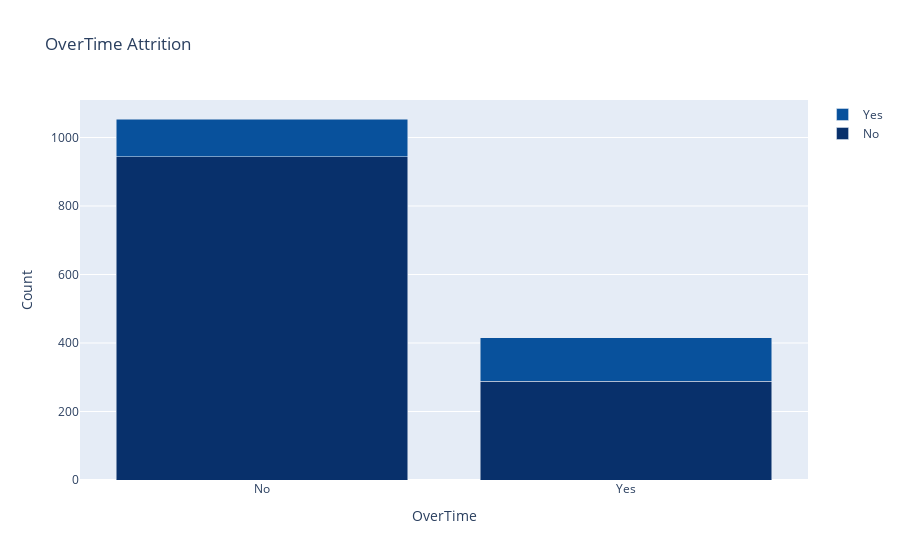

Here is the notebook cell this chart was saved with:
### Code cell
# Create the stacked bar chart
OverTime = eda_employee.groupby(['OverTime', 'Attrition']).size().unstack(fill_value=0)
fig = go.Figure(data=[
    go.Bar(x=OverTime.index, y=OverTime[0], name='No'),
    go.Bar(x=OverTime.index, y=OverTime[1], name='Yes')
])

fig.update_layout(
    title='OverTime Attrition',
    xaxis_title='OverTime',
    yaxis_title='Count',
    barmode='stack',
    colorway=px.colors.sequential.Blues_r
)

fig.show()

### Figure 1 — Plotly figure (JSON) as saved in the notebook; plotly's stock layout.template omitted (floating-point values rounded to 4 significant figures)
{"data": [{"name": "No", "type": "bar", "x": ["No", "Yes"], "y": [944, 289]}, {"name": "Yes", "type": "bar", "x": ["No", "Yes"], "y": [110, 127]}], "layout": {"autosize": true, "barmode": "stack", "colorway": ["rgb(8,48,107)", "rgb(8,81,156)", "rgb(33,113,181)", "rgb(66,146,198)", "rgb(107,174,214)", "rgb(158,202,225)", "rgb(198,219,239)", "rgb(222,235,247)", "rgb(247,251,255)"], "title": {"text": "OverTime Attrition"}, "xaxis": {"autorange": true, "range": [-0.5, 1.5], "title": {"text": "OverTime"}, "type": "category"}, "yaxis": {"autorange": true, "range": [0, 1109.0], "title": {"text": "Count"}, "type": "linear"}}}
